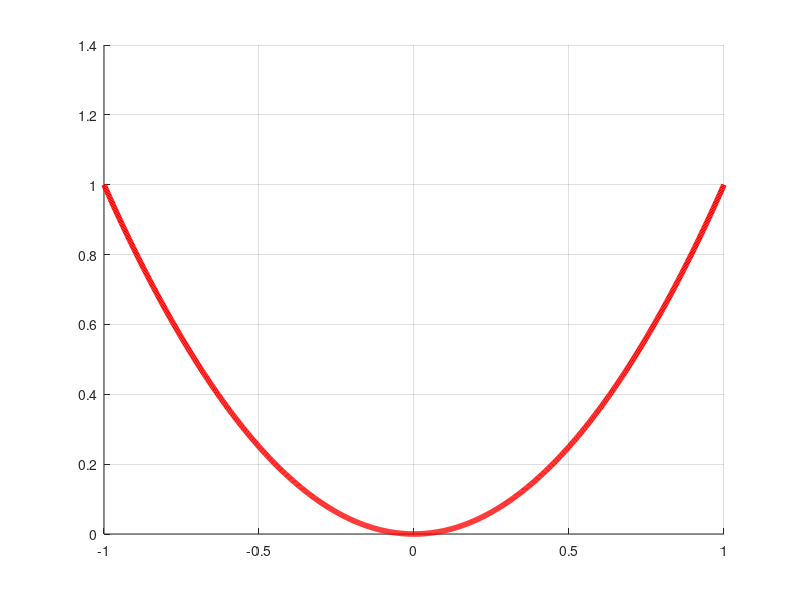

Write MATLAB code to recreate this figure. (Note: this script raises an error after producing the figure.)
% Plot barrier function

clc; clear; close all;


% Probability distribution on hyperspace
figure
hold on
grid on

partitions = [10, 40, 100, 500, 1000];

x = linspace(-1.0, 1.0, 1000);
barrier_sos = 1.0000009348300702*x.^2 - 2.9799150000775737e-12*x + ...
              4.114065673172966e-7;

plot(x, barrier_sos, "LineWidth", 4, "Color", 'r');

text_to_print = append("β (SOS) = ", string(0.01));
text(-0.2, 1.15, text_to_print, 'Color', 'r');

colors = ['b', 'g', 'c', 'm', 'k'];

for kk = 1:length(partitions)

    % Load relevant data
    file_data    = append("linearsystem_", string(partitions(kk)));
    file_barrier = append("barrier_", string(partitions(kk)));
    load(file_data)
    load(file_barrier)

    hypercubes = length(upper_partition);

    for jj = 1:hypercubes

        x_space = linspace(lower_partition(jj), upper_partition(jj), 1000);
    
        constant_barrier = b(jj)*ones(1,length(x_space));
        
        plot(x_space, constant_barrier, "LineWidth", 4, "Color", colors(kk));
    end
    
    beta_round = round(beta(end) * 1000) / 1000;
    text_to_print = append("β (K = ", string(partitions(kk)), " ) = ",...
                           string(beta_round));
    text(-0.2, kk/length(partitions), text_to_print,'Color', colors(kk));

    clear -partitions -colors

end

% 10: Solution: [η = 1.0e-6, β = 0.16274889004599408]
% 20: Solution: [η = 1.0e-6, β = 0.06965642799317558]
% 30: Solution: [η = 1.0e-6, β = 0.03486097848488312]
% 40: Solution: [η = 1.0e-6, β = 0.020079872497465283]
% 50: Solution: [η = 1.0e-6, β = 0.012970892306800595]
% 60: Solution: [η = 1.0e-6, β = 0.009014996844327229]
% 70: Solution: [η = 1.0e-6, β = 0.0066506061530683174]
% 80: Solution: [η = 1.0e-6, β = 0.005133020345203534]
% 90: Solution: [η = 1.0e-6, β = 0.004113689316897768]
% 100: Solution: [η = 1.0e-6, β = 0.0033962054913270565]
% 200: Solution: [η = 1.0e-6, β = 0.0012843395584788775]
% 500: Solution: [η = 1.0e-6, β = 0.0007305252511220767]

% SOS
% B(x) = 1.0000009348300702*x^2 - 2.9799150000775737e-12*x + 4.114065673172966e-7
% Solution: [η = 9.957064809533035e-7, β = 0.010000010857703032]





